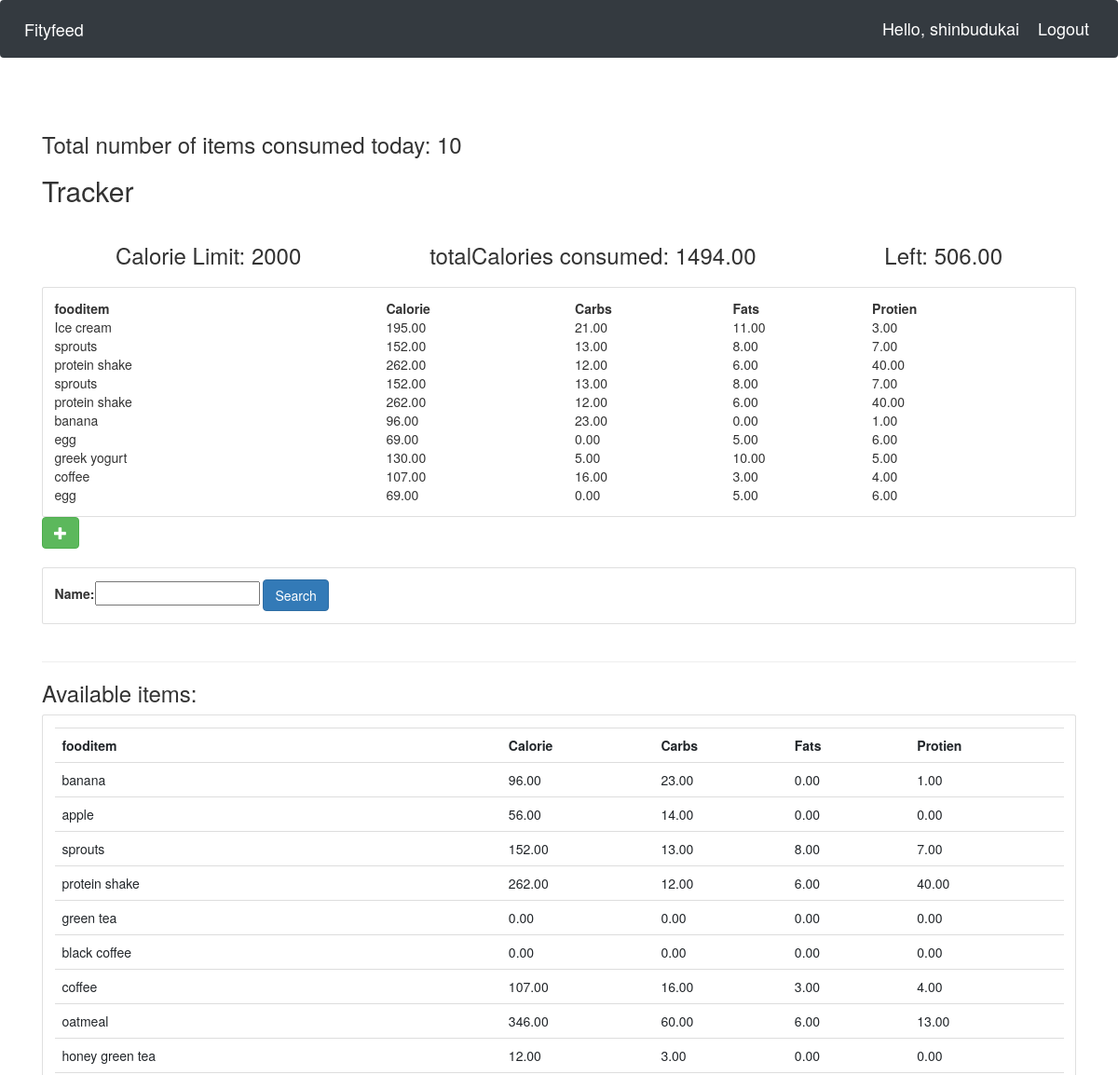
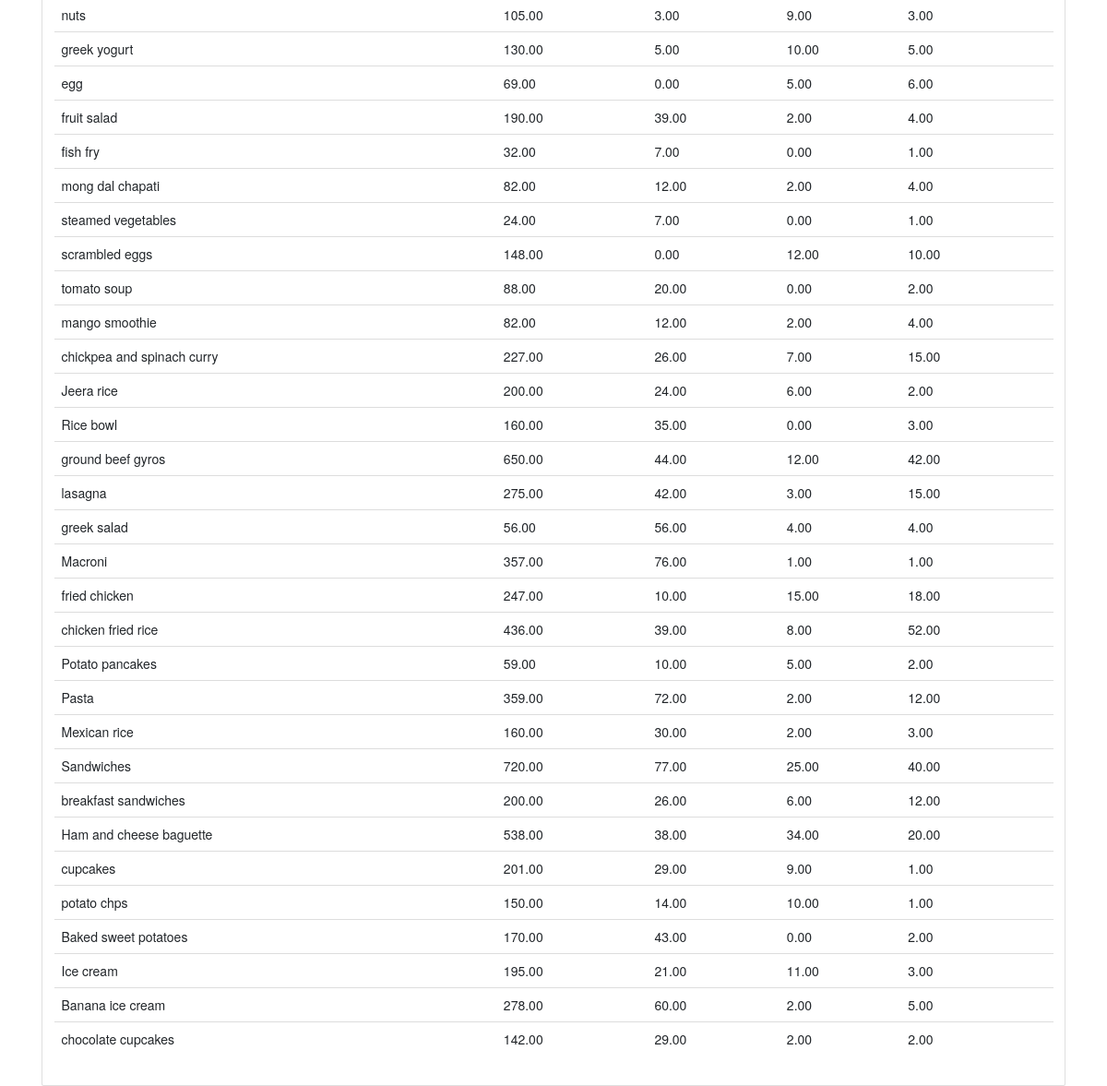
The app's page /Fityfeed/user/ (signed in) with its own data (2 pictures, top to bottom).
### Fityfeed/models.py (models this page shows, shortened)
class Fooditem(models.Model):
    name = models.CharField(max_length=200)
    category = models.ManyToManyField(Category)
    carbohydrate = models.DecimalField(max_digits=5,decimal_places=2,default=0)
    fats = models.DecimalField(max_digits=5,decimal_places=2,default=0)
    protein = models.DecimalField(max_digits=5,decimal_places=2,default=0)
    calorie=models.DecimalField(max_digits=5,decimal_places=2,default=0,blank=True)
    quantity = models.IntegerField(default=1,null=True,blank=True)

### Fityfeed/views.py (the view)
# urls.py: path('user/',views.userPage,name='userPage'), #userPage
def userPage(request):
    user=request.user
    cust=user.customer
    fooditems=Fooditem.objects.filter()
    myfilter = fooditemFilter(request.GET,queryset=fooditems)
    fooditems=myfilter.qs
    total=UserFooditem.objects.all()
    myfooditems=total.filter(customer=cust)
    cnt=myfooditems.count()
    querysetFood=[]
    for food in myfooditems:
        querysetFood.append(food.fooditem.all())
    finalFoodItems=[]
    for items in querysetFood:
        for food_items in items:
            finalFoodItems.append(food_items)
    totalCalories=0
    for foods in finalFoodItems:
        totalCalories+=foods.calorie
    CalorieLeft=2000-totalCalories
    context={'CalorieLeft':CalorieLeft,'totalCalories':totalCalories,'cnt':cnt,'foodlist':finalFoodItems,'fooditem':fooditems,'myfilter':myfilter}
    return render(request,'user.html',context)

### Fityfeed/templates/user.html (shortened to what this page needs)
{% extends 'main.html' %}
{% block content %}
<head> <link rel="stylesheet" href="https://maxcdn.bootstrapcdn.com/bootstrap/3.3.7/css/bootstrap.min.css"></head>
<h3>Total number of items consumed today: {{cnt}}</h3>
<div class="today">
	<h2>Tracker</h2>
	<div class="flex-box-row">
		<h3>Calorie Limit: 2000</h3>
		<h3>totalCalories consumed: {{totalCalories}}</h3>
		<h3>Left: {{ CalorieLeft }}</h3>
	</div>
    <div class="card card-body">
        <table>
            <tr>
                <th>fooditem</th>
                <th>Calorie</th>
                <th>Carbs</th>
                <th>Fats</th>
                <th>Protien</th>
            </tr>
            {% for food in foodlist %}
            <tr>
                <td>{{food.name}}</td>
                <td> {{food.calorie}}</td>
                <td> {{food.carbohydrate}}</td>
                <td> {{food.fats}}</td>
				<td> {{food.protein}}</td>
			</tr>
            {% endfor %}
        </table>
	</div>
	<form action="{% url 'addFooditem' %}" method="POST">
		<button type="submit" class="btn btn-success">
			<span class="glyphicon glyphicon-plus"></span>
		</button>
	</form>
</div>
<br>
<div class="row">
	<div class="col">
		<div class="card card-body">
			<form method="get">
				{{myfilter.form}}
		    <button class="btn btn-primary" type="submit">Search</button>
		  </form>
		</div>
	</div>
</div>
<br>
<hr>
<h3>Available items:</h3>
<div class="row">
	<div class="col-md">
		<div class="card card-body">
			<table class="table table-sm">
				<tr>
					<th>fooditem</th>
					<th>Calorie</th>
					<th>Carbs</th>
					<th>Fats</th>
					<th>Protien</th>
				</tr>
				{% for food in fooditem %}
				<tr>
					<td>{{food.name}}</td>
					<td> {{food.calorie}}</td>
					<td> {{food.carbohydrate}}</td>
                    <td> {{food.fats}}</td>
                    <td> {{food.protein}}</td>
					</tr>
				{% endfor %}
			</table>
		</div>
	</div>
</div>
{% endblock %}

### Fityfeed/templates/main.html (shortened to what this page needs)
{% load static %}
<!DOCTYPE html>
<html lang="en">
<head>
    <link rel="stylesheet" href="https://stackpath.bootstrapcdn.com/bootstrap/4.5.0/css/bootstrap.min.css"0>
    <link rel="stylesheet" href="{% static 'css/main.css' %}">
</head>
<body>
    {% include 'navbar.html' %}
    <br>
    <br>
    <div class="container">
    {% block content %}{% endblock %}
    </div>
</body>
</html>

### Fityfeed/templates/navbar.html (shortened to what this page needs)
{% load static%}
<nav class="navbar navbar-expand-lg navbar-dark bg-dark">
    <a class="navbar-brand" href="{% url 'home' %}">Fityfeed</a>
    <span class="hello-msg">Hello, {{request.user}}</span>
    <span ><a  class="hello-msg" href="{% url 'logout' %}">Logout</a></span>
  </nav>

### static/css/main.css (style rules this page uses)
.flex-box-row { display:flex; padding : 10px; flex-wrap: wrap; justify-content: space-around; }

### Fityfeed/templates/navbar.html (style rules this page uses)
.hello-msg { font-size: 18px; color: #fff; margin-right: 20px; }

### records on screen
Fooditem: name "Ice cream", calorie "195.00", carbohydrate "21.00", fats "11.00", protein "3.00"
Fooditem: name "sprouts", calorie "152.00", carbohydrate "13.00", fats "8.00", protein "7.00"
Fooditem: name "protein shake", calorie "262.00", carbohydrate "12.00", fats "6.00", protein "40.00"
Fooditem: name "banana", calorie "96.00", carbohydrate "23.00", fats "0.00", protein "1.00"
Fooditem: name "egg", calorie "69.00", carbohydrate "0.00", fats "5.00", protein "6.00"
Fooditem: name "greek yogurt", calorie "130.00", carbohydrate "5.00", fats "10.00", protein "5.00"
Fooditem: name "coffee", calorie "107.00", carbohydrate "16.00", fats "3.00", protein "4.00"
Fooditem: name "apple", calorie "56.00", carbohydrate "14.00", fats "0.00", protein "0.00"
Fooditem: name "green tea", calorie "0.00", carbohydrate "0.00", fats "0.00", protein "0.00"
Fooditem: name "black coffee", calorie "0.00", carbohydrate "0.00", fats "0.00", protein "0.00"
Fooditem: name "oatmeal", calorie "346.00", carbohydrate "60.00", fats "6.00", protein "13.00"
Fooditem: name "honey green tea", calorie "12.00", carbohydrate "3.00", fats "0.00", protein "0.00"
Fooditem: name "nuts", calorie "105.00", carbohydrate "3.00", fats "9.00", protein "3.00"
Fooditem: name "fruit salad", calorie "190.00", carbohydrate "39.00", fats "2.00", protein "4.00"
Fooditem: name "fish fry", calorie "32.00", carbohydrate "7.00", fats "0.00", protein "1.00"
Fooditem: name "mong dal chapati", calorie "82.00", carbohydrate "12.00", fats "2.00", protein "4.00"
Fooditem: name "steamed vegetables", calorie "24.00", carbohydrate "7.00", fats "0.00", protein "1.00"
Fooditem: name "scrambled eggs", calorie "148.00", carbohydrate "0.00", fats "12.00", protein "10.00"
Fooditem: name "tomato soup", calorie "88.00", carbohydrate "20.00", fats "0.00", protein "2.00"
Fooditem: name "mango smoothie", calorie "82.00", carbohydrate "12.00", fats "2.00", protein "4.00"
Fooditem: name "chickpea and spinach curry", calorie "227.00", carbohydrate "26.00", fats "7.00", protein "15.00"
Fooditem: name "Jeera rice", calorie "200.00", carbohydrate "24.00", fats "6.00", protein "2.00"
Fooditem: name "Rice bowl", calorie "160.00", carbohydrate "35.00", fats "0.00", protein "3.00"
Fooditem: name "ground beef gyros", calorie "650.00", carbohydrate "44.00", fats "12.00", protein "42.00"
Fooditem: name "lasagna", calorie "275.00", carbohydrate "42.00", fats "3.00", protein "15.00"
Fooditem: name "greek salad", calorie "56.00", carbohydrate "56.00", fats "4.00", protein "4.00"
Fooditem: name "Macroni", calorie "357.00", carbohydrate "76.00", fats "1.00", protein "1.00"
Fooditem: name "fried chicken", calorie "247.00", carbohydrate "10.00", fats "15.00", protein "18.00"
Fooditem: name "chicken fried rice", calorie "436.00", carbohydrate "39.00", fats "8.00", protein "52.00"
Fooditem: name "Potato pancakes", calorie "59.00", carbohydrate "10.00", fats "5.00", protein "2.00"
Fooditem: name "Pasta", calorie "359.00", carbohydrate "72.00", fats "2.00", protein "12.00"
Fooditem: name "Mexican rice", calorie "160.00", carbohydrate "30.00", fats "2.00", protein "3.00"
Fooditem: name "Sandwiches", calorie "720.00", carbohydrate "77.00", fats "25.00", protein "40.00"
Fooditem: name "breakfast sandwiches", calorie "200.00", carbohydrate "26.00", fats "6.00", protein "12.00"
Fooditem: name "Ham and cheese baguette", calorie "538.00", carbohydrate "38.00", fats "34.00", protein "20.00"
Fooditem: name "cupcakes", calorie "201.00", carbohydrate "29.00", fats "9.00", protein "1.00"
Fooditem: name "potato chps", calorie "150.00", carbohydrate "14.00", fats "10.00", protein "1.00"
Fooditem: name "Baked sweet potatoes", calorie "170.00", carbohydrate "43.00", fats "0.00", protein "2.00"
Fooditem: name "Banana ice cream", calorie "278.00", carbohydrate "60.00", fats "2.00", protein "5.00"
Fooditem: name "chocolate cupcakes", calorie "142.00", carbohydrate "29.00", fats "2.00", protein "2.00"

### other values on screen
{{ request.user }} "shinbudukai"
{{ cnt }} "10"
{{ totalCalories }} "1494.00"
{{ CalorieLeft }} "506.00"
